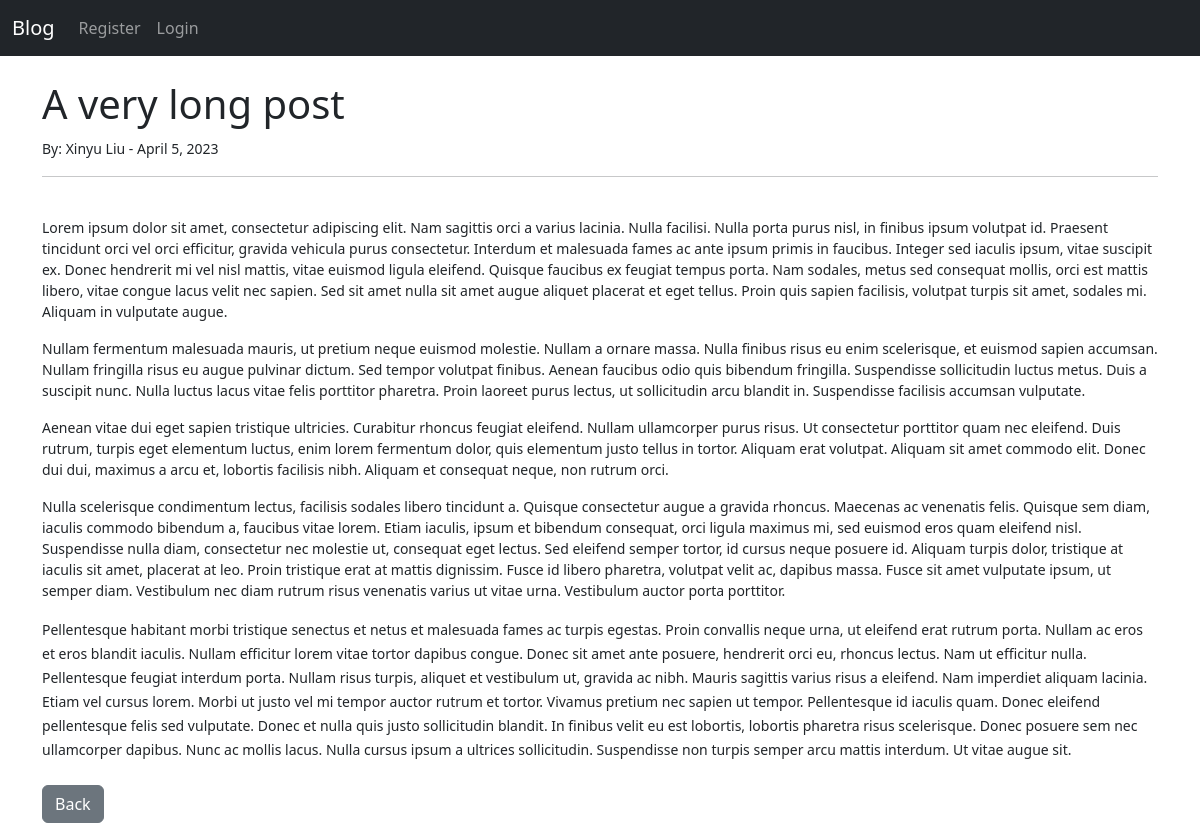
Page /article/5 on the committed database.
### blog/models.py (models this page shows, shortened)
class Post(models.Model):
    title = models.CharField(max_length=255)
    author = models.ForeignKey(User, on_delete=models.CASCADE)
    body = models.TextField()
    post_date = models.DateField(auto_now_add=True)
    category = models.CharField(max_length=255, default='uncategorized')

### blog/views.py (the view)
# urls.py: path('article/<int:pk>', ArticleDetailView.as_view(), name='article-detail'),
class ArticleDetailView(DetailView):
    model = Post
    template_name = 'article_detail.html'

### blog/templates/article_detail.html (shortened to what this page needs)
{% extends 'base.html' %}
{% block content %}
<h1>{{ post.title }}</h1>
<small>By: {{ post.author.first_name}} {{ post.author.last_name}} - {{post.post_date}}
<hr>
<br>
{{ post.body | safe }}
<br><br>
<a href="{% url 'home' %}" class="btn btn-secondary">Back</a>
{% endblock %}

### rows in the picture
Post: title "A very long post", author.first_name "Xinyu", author.last_name "Liu", post_date "April 5, 2023", body "Lorem ipsum dolor sit amet, consectetur adipiscing elit. Nam sagittis orci a varius lacinia. Nulla facilisi. Nulla porta purus nisl, in finibus ipsum volutpat id. Praesent tincidunt orci vel orci efficitur, gravida vehicula purus consectetur. Interdum et malesuada fames ac ante ipsum primis in faucibus. Integer sed iaculis ipsum, vitae suscipit ex. Donec hendrerit mi vel nisl mattis, vitae euismod ligula eleifend. Quisque faucibus ex feugiat tempus porta. Nam sodales, metus sed consequat mollis, orci est mattis libero, vitae congue lacus velit nec sapien. Sed sit amet nulla sit amet augue aliquet placerat et eget tellus. Proin quis sapien facilisis, volutpat turpis sit amet, sodales mi.…"
